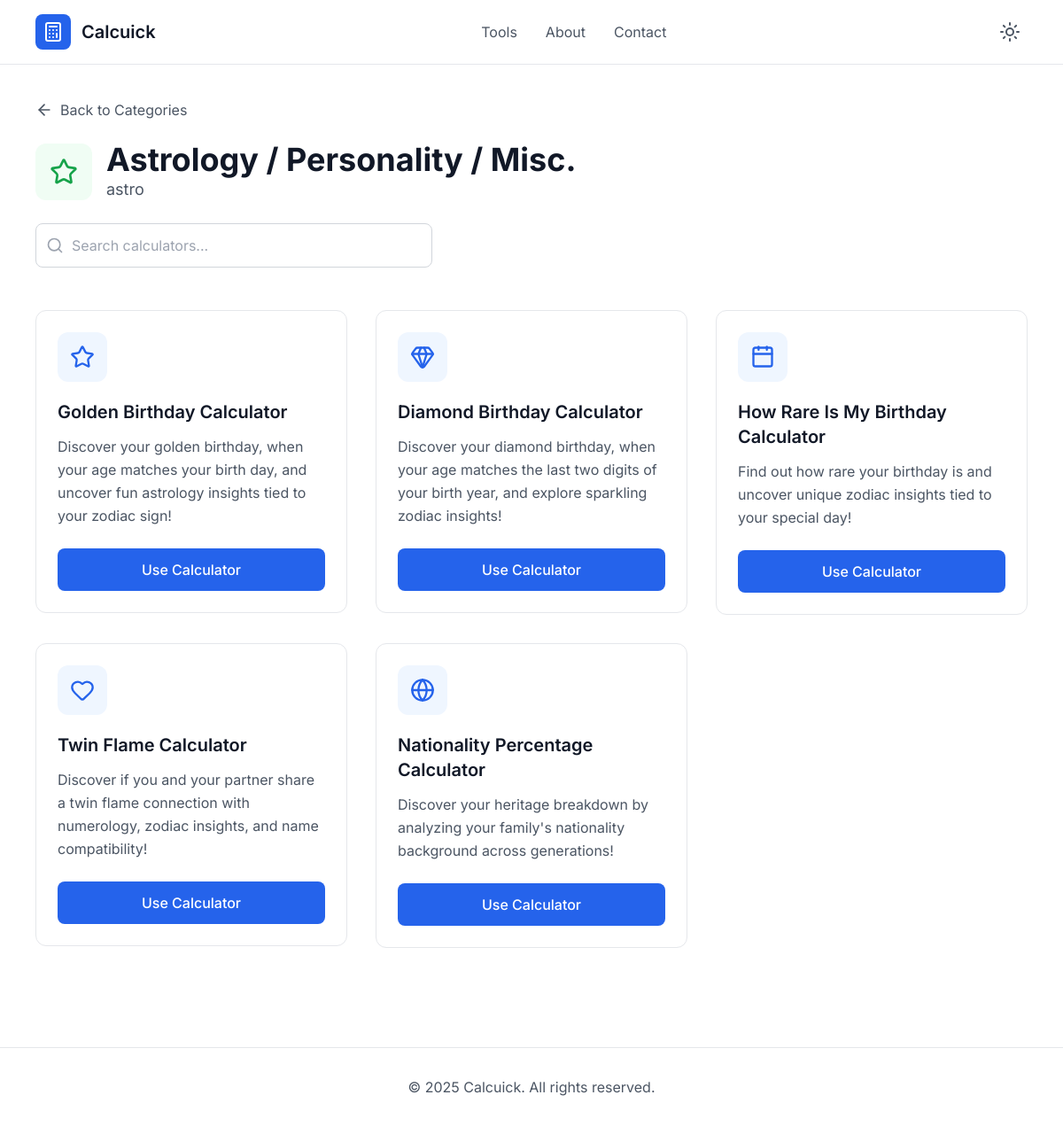
Screenshot of /category/astrology-personality-misc/ with the database file from the repository.
### calculators/models.py (models this page shows, shortened)
class Category(models.Model):
    name = models.CharField(max_length=100)
    icon = models.CharField(max_length=50, blank=True)
    slug = models.SlugField(unique=True, null=True, blank=True)
    description = models.TextField(blank=True)

class Calculator(models.Model):
    category = models.ForeignKey(Category, on_delete=models.CASCADE, related_name='calculators')
    name = models.CharField(max_length=150)
    slug = models.SlugField(unique=True, blank=True)
    description = models.TextField(blank=True)
    template = models.CharField(max_length=150)
    icon = models.CharField(max_length=50, blank=True, null=True)

### calculators/views.py (the view)
# urls.py: path('category/<slug:slug>/', views.calculator_list, name='calculator_list'),
def calculator_list(request, slug):
    category = get_object_or_404(Category, slug=slug)
    calculators = category.calculators.all()
    return render(request, 'calculators/calculator_list.html', {'category': category, 'calculators': calculators})

### calculators/templates/calculators/calculator_list.html (shortened to what this page needs)
{% extends 'base.html' %}
{% block body %}
    <main class="max-w-6xl mx-auto px-4 py-8">
        <div class="mb-6">
            <button onclick="window.history.back()" class="flex items-center space-x-2 text-gray-600 dark:text-gray-300 hover:text-gray-900 dark:hover:text-white transition-colors">
                <i data-lucide="arrow-left" class="w-5 h-5"></i>
                <span>Back to Categories</span>
            </button>
        </div>
        <div class="mb-12">
            <div class="flex items-center space-x-4 mb-6">
                <div class="w-16 h-16 bg-green-50 dark:bg-green-900/30 rounded-xl flex items-center justify-center">
                    <i data-lucide="{{category.icon}}" class="w-8 h-8 text-green-600 dark:text-green-400"></i>
                </div>
                <div>
                    <h1 class="text-3xl md:text-4xl font-bold text-gray-900 dark:text-white">{{ category.name }}</h1>
                    <p class="text-lg text-gray-600 dark:text-gray-300">
                        {{category.description}}
                    </p>
                </div>
            </div>
            <div class="max-w-md">
                <div class="relative">
                    <i data-lucide="search" class="absolute left-3 top-1/2 transform -translate-y-1/2 w-5 h-5 text-gray-400"></i>
                    <input type="text" id="search-input" placeholder="Search calculators..." class="w-full pl-10 pr-4 py-3 border border-gray-300 dark:border-gray-600 rounded-lg bg-white dark:bg-gray-800 text-gray-900 dark:text-white focus:outline-none focus:ring-2 focus:ring-blue-500 focus:border-transparent">
                </div>
            </div>
        </div>
        <div id="calculators-grid" class="grid grid-cols-1 md:grid-cols-2 lg:grid-cols-3 gap-8">
          {% for calculator in calculators %}
          <a href="{% url 'calculator_detail' calculator.slug %}">
            <div class="calculator-card bg-white dark:bg-gray-800 border border-gray-200 dark:border-gray-700 rounded-xl p-6 hover:shadow-lg hover:border-blue-300 dark:hover:border-blue-600 transition-all duration-300 group" data-name="loan calculator">
                <div class="w-14 h-14 bg-blue-50 dark:bg-blue-900/30 rounded-xl flex items-center justify-center mb-5 group-hover:bg-blue-100 dark:group-hover:bg-blue-900/50 transition-colors">
                    <i data-lucide="{{calculator.icon}}" class="w-7 h-7 text-blue-600 dark:text-blue-400"></i>
                </div>
                <h3 class="text-xl font-semibold text-gray-900 dark:text-white mb-3">{{calculator.name.title}}</h3>
                <p class="text-gray-600 dark:text-gray-300 mb-6 leading-relaxed">{{calculator.description}}</p>
                <button class="w-full bg-blue-600 hover:bg-blue-700 text-white py-3 rounded-lg font-medium transition-colors duration-200">
                    Use Calculator
                </button>
            </div>
          </a>
          {% endfor %}
        </div>
    </main>
{% endblock %}

### calculators/templates/base.html (style rules this page uses)
body { font-family: 'Inter', sans-serif; }

### rows the page displays
Category: name "Astrology / Personality / Misc.", description "astro"
Calculator: name "Golden Birthday Calculator", description "Discover your golden birthday, when your age matches your birth day, and uncover fun astrology insights tied to your zodiac sign!"
Calculator: name "Diamond Birthday Calculator", description "Discover your diamond birthday, when your age matches the last two digits of your birth year, and explore sparkling zodiac insights!"
Calculator: name "How Rare Is My Birthday Calculator", description "Find out how rare your birthday is and uncover unique zodiac insights tied to your special day!"
Calculator: name "Twin Flame Calculator", description "Discover if you and your partner share a twin flame connection with numerology, zodiac insights, and name compatibility!"
Calculator: name "Nationality Percentage Calculator", description "Discover your heritage breakdown by analyzing your family's nationality background across generations!"
